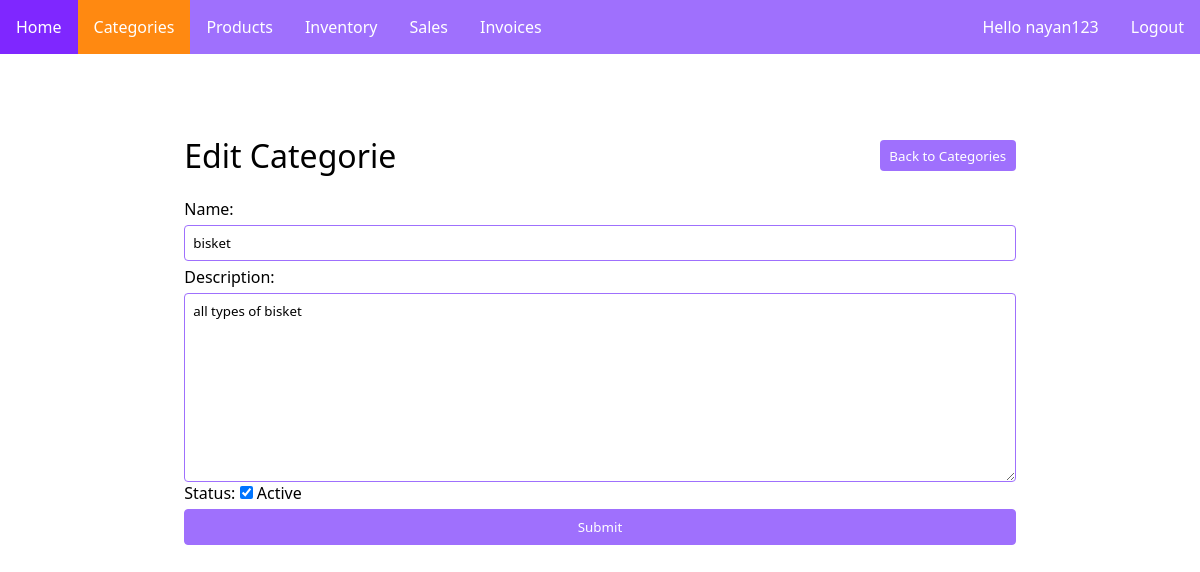
The app's page /edit_categories/2/ (signed in), older data.
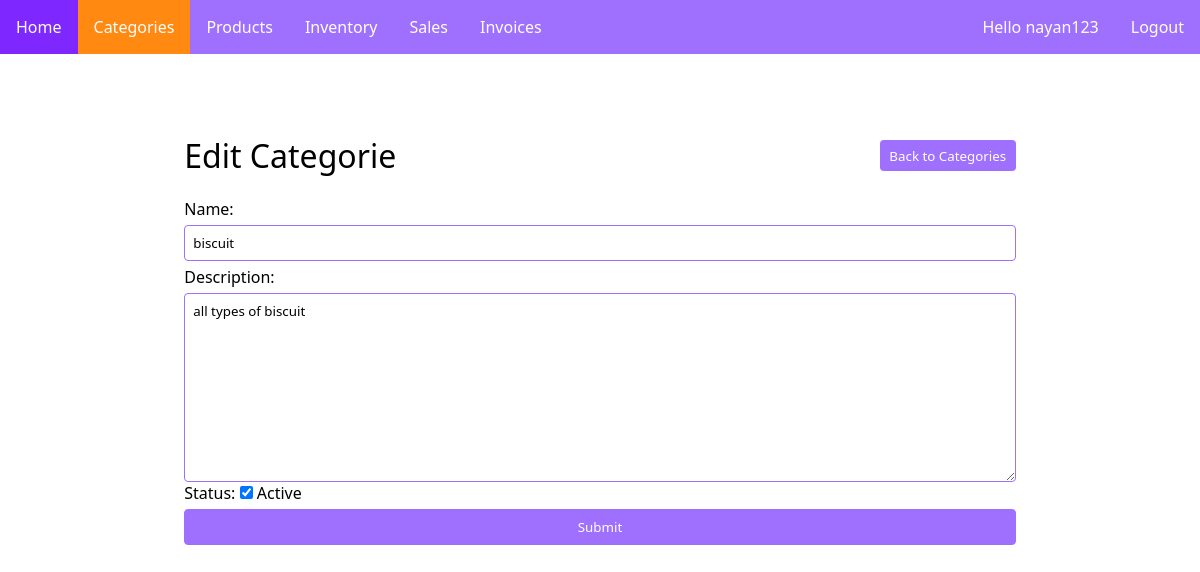
The same page, newer data.
### items/models.py (models this page shows, shortened)
class Categories(models.Model):
    Date_Time = models.DateTimeField(auto_now=True, auto_now_add=False)
    Name = models.CharField(max_length=50)
    Description = models.TextField()
    Status = models.BooleanField(default=True)
    is_modified = models.BooleanField(default=False)

### items/views.py (the view, shortened to what this page needs)
# urls.py: path("edit_categories/<int:itmid>/", views.edit_categories, name='edit_categories'),
def edit_categories(request, itmid):
    active_categories = "active"
    itm = Categories.objects.get(pk = itmid)
    context = {"active_categories":active_categories, 'itm':itm}
    return render(request, "items/edit_categories.html", context)

### Templates/items/edit_categories.html (shortened to what this page needs)
{% extends "base.html" %}
{% load static %}
{% block head %}
<link rel="stylesheet" href="{% static 'css/style.css' %}">
<link rel="stylesheet" href="{% static 'css/form.css' %}">
{% endblock head %}
{% block body %}
<div class="cont">
    <div class="flexbox">
        <h1 class="heading">Edit Categorie</h1>
        <button class="btn" onclick="window.location.href = '/categories'">Back to Categories</button>
    </div>
    <form class='form' method="post">
        <label for="name">Name:</label>
        <input type="text" id="name" name="name" value="{{itm.Name}}" required>
        <label for="description">Description:</label>
        <textarea id="description" name="description" required>{{itm.Description}}</textarea>
        <div>
            <label for="status">Status:</label>
            <input type="checkbox" id="status" name="status" {% if itm.Status %}checked{% endif %}> Active
        </div>
        <input type="submit" value="Submit">
    </form>
</div>
{% endblock body %}

Row changes from the older to the newer data that the page shows:
changed Categories: name "bisket" → "biscuit"; description "all types of bisket" → "all types of biscuit"
